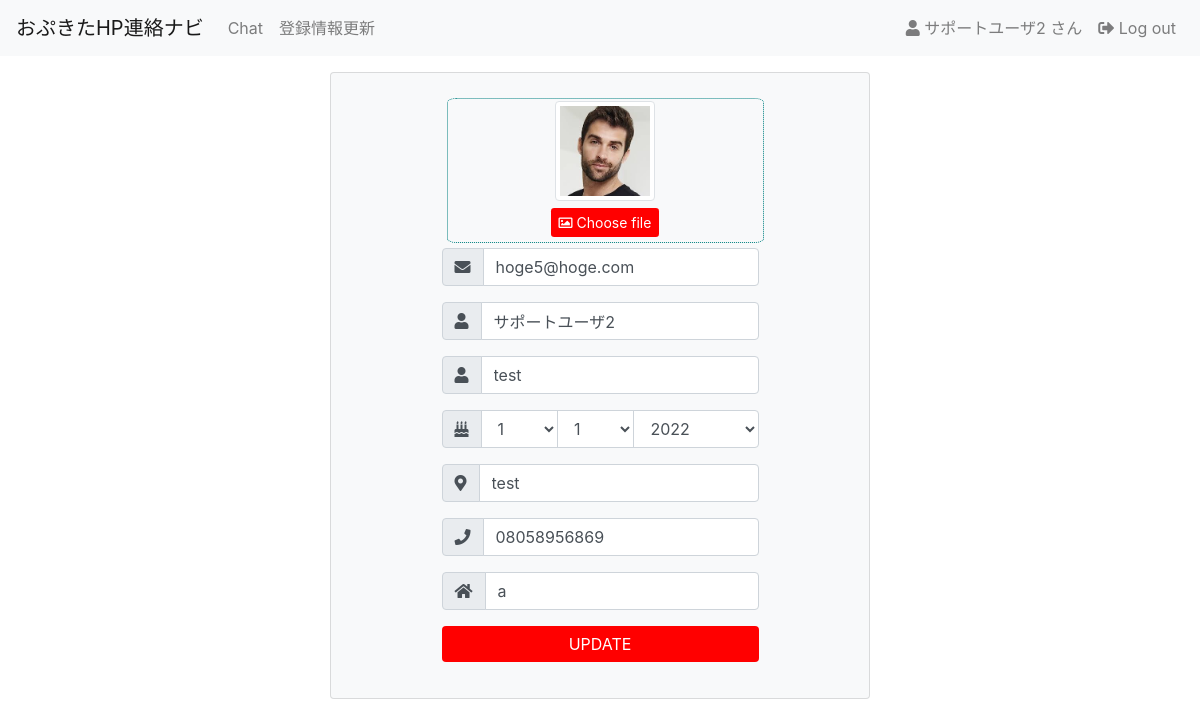
Screenshot of /chat/user_update/5/ (signed in) with the database file from the repository.
### chatapp/models.py (models this page shows, shortened)
class User(AbstractBaseUser, PermissionsMixin):
    class Meta:
        verbose_name = 'ユーザ'
        verbose_name_plural = 'ユーザ'
    """カスタムユーザーモデル."""
    email = models.EmailField('メールアドレス', max_length=150, null = False, blank=False, unique = True)
    name = models.CharField('名前', max_length=150, null = False, blank=False)
    furigana = models.CharField('フリガナ', max_length = 150, null = False, blank = False)
    birthday = models.DateField(
        verbose_name = _('生年月日'),
        null = True,
    )
    address = models.CharField('住所', max_length = 150, null = True)
    phone = models.CharField('連絡先電話番号', max_length = 50, null = True)
    clinic_name = models.CharField('歯科医院名', max_length = 100, null = True)
    thumbnail = models.ImageField('サムネイル', upload_to = 'profile_thumbnail', null = True)
    is_staff = models.BooleanField(
        '管理者',
        default=False,
        help_text=_(
            'Designates whether the user can log into this admin site.'),
    )
    is_active = models.BooleanField(
        '有効',
        default=True,
        help_text=_(
            'Designates whether this user should be treated as active. '
            'Unselect this instead of deleting accounts.'
        ),
    )
    date_joined = models.DateTimeField(_('date joined'), default=timezone.now)
    objects = MyUserManager()
    EMAIL_FIELD = 'email'
    USERNAME_FIELD = 'email'
    REQUIRED_FIELDS = ['name',]
    @property
    def thumbnail_url(self):
        if self.thumbnail and hasattr(self.thumbnail, 'url'):
            return self.thumbnail.url

### chatapp/views.py (the view, shortened to what this page needs)
# urls.py: path('user_update/<int:pk>/', views.UserUpdate.as_view(), name='user_update'),
class UserUpdate(SuccessMessageMixin, LoginRequiredMixin, generic.UpdateView):
    model = User
    form_class = UserUpdateForm
    template_name = 'chatapp/user_update.html'
    success_message = '登録情報を更新しました'

### chatapp/forms.py
class UserUpdateForm(forms.ModelForm):
    class Meta:
        model = User
        MONTHS = {
            1: '1', 2: '2', 3: '3', 4: '4',
            5: '5', 6: '6', 7: '7', 8: '8',
            9: '9', 10: '10', 11: '11', 12: '12'
        }
        widgets = {
            'birthday': forms.SelectDateWidget(years = range(2022, 1930, -1), months=MONTHS)
        }
        fields = ('email', 'name', 'furigana', 'birthday', 'address', 'phone', 'clinic_name', 'thumbnail')
    def __init__(self, *args, **kwargs):
        super().__init__(*args, **kwargs)
        for field in self.fields.values():
            field.widget.attrs['class'] = 'form-control'
            field.widget.attrs['placeholder'] = field.label  # placeholderにフィールドのラベルを入れる

### templates/chatapp/user_update.html (shortened to what this page needs)
{% extends "chatapp/base.html" %}
{% block content %}
{% load static %}
<link rel="stylesheet" type="text/css" href="{% static 'css/user_update.css' %}">
<div class="row">
    <div class="col-md-6 offset-md-3 col-12">
        <div class="card bg-light">
            <div class="card-body mx-auto">
                <form method="POST" action="" enctype="multipart/form-data">
                    <div class="container preview">
                        <img class="img img-thumbnail preview-img" src="{{ user.thumbnail_url }}" alt="プレビュー" /><br>
                        <span class="btn btn-sm btn-success"> <i class="far fa-image"></i> Choose file</span>
                    </div>
                    <div class="form-group input-group">
                        <div class="input-group-prepend">
                            <span class="input-group-text"> <i class="fa fa-envelope"></i> </span>
                            </div>
                            {{ form.email }}
                    </div>
                    <div class="form-group input-group">
                        <div class="input-group-prepend">
                            <span class="input-group-text"> <i class="fa fa-user"></i> </span>
                            </div>
                            {{ form.name }}
                    </div>
                    <div class="form-group input-group">
                        <div class="input-group-prepend">
                            <span class="input-group-text"> <i class="fa fa-user"></i>  </span>
                            </div>
                            {{ form.furigana }}
                    </div>
                    <div class="form-group input-group">
                        <div class="input-group-prepend">
                            <span class="input-group-text"> <i class="fas fa-birthday-cake"></i> </span>
                            </div>
                            {{ form.birthday }}
                    </div>
                    <div class="form-group input-group">
                        <div class="input-group-prepend">
                            <span class="input-group-text"> <i class="fas fa-map-marker-alt"></i> </span>
                            </div>
                            {{ form.address }}
                    </div>
                    <div class="form-group input-group">
                        <div class="input-group-prepend">
                            <span class="input-group-text"><i class="fas fa-phone"></i></span>
                            </div>
                            {{ form.phone }}
                    </div>
                    <div class="form-group input-group">
                        <div class="input-group-prepend">
                            <span class="input-group-text"> <i class="fas fa-home"></i></span>
                            </div>
                            {{ form.clinic_name }}
                    </div>
                    <div class="form-group">
                            <button type="submit" class="btn btn-block"> UPDATE  </button>
                        </div>
                </form>
            </div>
        </div>
    </div>
</div>
{% endblock %}

### templates/chatapp/base.html (shortened to what this page needs)
{% load static %}
<!doctype html>
<html lang="ja">
<head>
    <link href="https://stackpath.bootstrapcdn.com/bootstrap/4.3.1/css/bootstrap.min.css" rel="stylesheet" id="bootstrap-css">
    <link rel="stylesheet" href="https://use.fontawesome.com/releases/v5.8.1/css/all.css">
    <link rel="stylesheet" type="text/css" href="{% static 'css/base.css' %}">
</head>
<body>
<nav class="navbar navbar-expand-md bg-light navbar-light sticky-top">
        <a class="navbar-brand" href="#">おぷきたHP連絡ナビ</a>
        <div id="navb" class="navbar-collapse collapse hide">
          <ul class="navbar-nav">
            <li class="nav-item">
              <a class="nav-link" href="{% url 'chatapp:top' %}">Chat</a>
            </li>
            <li class="nav-item">
              <a class="nav-link" href="{% url 'chatapp:user_update' user.pk %}">登録情報更新</a>
            </li>
          </ul>
          <ul class="nav navbar-nav ml-auto">
            {% if user.is_authenticated %}
            <li class="nav-item">
                <span class="nav-link"><span class="fas fa-user"></span> {{ user.name }} さん</span>
            </li>
            <li class="nav-item">
                <a class="nav-link" href="{% url 'chatapp:logout' %}"><i class="fas fa-sign-out-alt"></i> Log out</a>
            </li>
            {% endif %}
          </ul>
        </div>
      </nav>
    <div class="container">
        {% block content %}{% endblock %}
    </div>
</body>
</html>

### chatapp/static/css/base.css (style rules this page uses)
.btn { background-color: red!important; color: white!important; border:none!important }

### chatapp/static/css/user_update.css (style rules this page uses)
.row { margin-top:1rem; }
select#id_birthday_year { width: 30%!important; }
select#id_birthday_month { width: 15%; }
select#id_birthday_day { width: 15%; }
.preview { text-align: center; border: 1px dotted teal; min-height: 100px; margin: 5px; border-radius: 3% }
.preview img { min-width: 100px; min-height: 100px; max-height: 100px; max-width: 100px; margin: 2px; }
.preview span { margin:5px }

### rows the page displays
User: name "サポートユーザ2", thumbnail_url (picture), email "hoge5@hoge.com", furigana "test", address "test", phone "08058956869", clinic_name "a"
